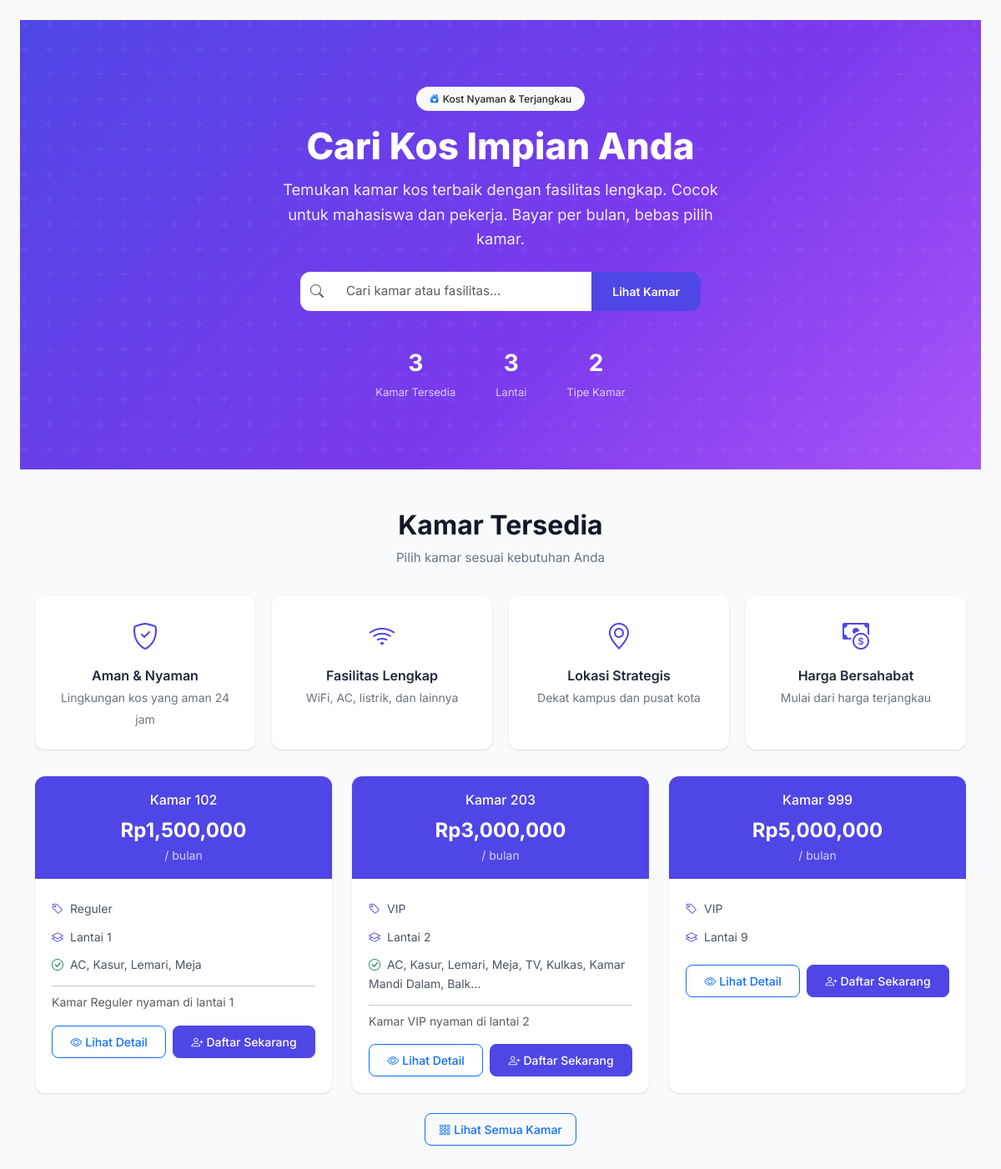
/onboarding/, run on an earlier commit of the app's database.
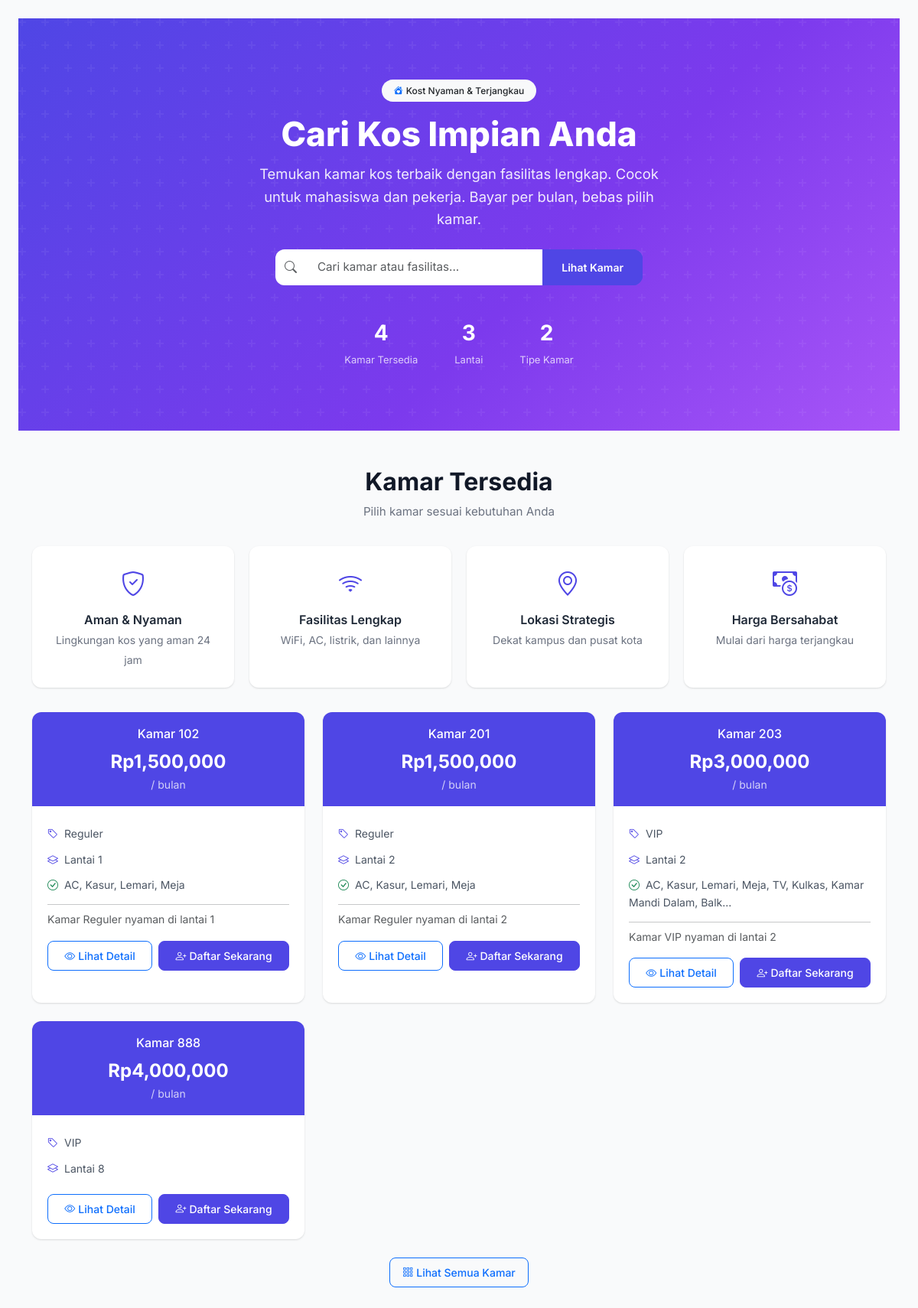
And on a later commit of the database.
### models.py (models this page shows, shortened)
class Room(db.Model):
    __tablename__ = "rooms"
    id = db.Column(db.Integer, primary_key=True)
    nomor_kamar = db.Column(db.String(10), unique=True, nullable=False)
    lantai = db.Column(db.Integer, default=1)
    tipe = db.Column(db.String(50), default="Reguler")
    harga_per_bulan = db.Column(db.Float, nullable=False)
    ukuran = db.Column(db.String(50))
    fasilitas = db.Column(db.Text)
    status = db.Column(db.String(20), default="tersedia")
    deskripsi = db.Column(db.Text)
    created_at = db.Column(db.DateTime, default=datetime.utcnow)
    bookings = db.relationship("Booking", backref="room", lazy="dynamic")
    maintenance_requests = db.relationship("MaintenanceRequest", backref="room", lazy="dynamic")

### routes/onboarding.py (the view)
@onboarding_bp.route("/")
def index():
    rooms = Room.query.filter_by(status="tersedia").order_by(Room.lantai, Room.nomor_kamar).all()
    return render_template("onboarding/index.html", rooms=rooms)

### app.py (called while the page is built)
def create_app():
    app = Flask(__name__)
    app.config.from_object("config.Config")
    db.init_app(app)
    login_manager.init_app(app)
    csrf.init_app(app)
    login_manager.login_view = "auth.login"
    login_manager.login_message = "Silakan login terlebih dahulu."
    from models import User
    @login_manager.user_loader
    def load_user(user_id):
        return User.query.get(int(user_id))
    @app.context_processor
    def inject_now():
        from datetime import datetime
        return {"now": datetime.now()}
    @app.context_processor
    def inject_utility():
        from datetime import date
        return {"date_today": date.today()}
    from routes import register_routes
    register_routes(app)
    with app.app_context():
        db.create_all()
    return app

### templates/onboarding/index.html (shortened to what the changed rows need)
{% extends "base.html" %}
{% block content %}
<div class="hero-section">
    <div class="hero-content">
        <h1>Cari Kos Impian Anda</h1>
        <div class="hero-stats">
            <div class="stat">
                <span class="stat-value">{{ rooms|length }}</span>
                <span class="stat-label">Kamar Tersedia</span>
            </div>
        </div>
    </div>
</div>
<div class="container py-5">
    <div class="section-title">
        <h2>Kamar Tersedia</h2>
    </div>
    {% if rooms %}
    <div class="row g-4">
        {% for room in rooms %}
        <div class="col-sm-6 col-lg-4">
            <div class="room-card card">
                <div class="room-header">
                    <div class="fw-medium mb-1">Kamar {{ room.nomor_kamar }}</div>
                    <div class="room-price">Rp{{ "{:,.0f}".format(room.harga_per_bulan) }}</div>
                    <div class="small opacity-75">/ bulan</div>
                </div>
                <div class="room-body">
                    <ul>
                        <li><i class="bi bi-tag"></i>{{ room.tipe }}</li>
                        <li><i class="bi bi-layers"></i>Lantai {{ room.lantai }}</li>
                        {% if room.fasilitas %}
                        <li><i class="bi bi-check-circle text-success"></i>{{ room.fasilitas[:60] }}{% if room.fasilitas|length > 60 %}...{% endif %}</li>
                        {% endif %}
                    </ul>
                    {% if room.deskripsi %}
                    <hr class="my-2">
                    <p class="small text-muted mb-0">{{ room.deskripsi[:100] }}{% if room.deskripsi|length > 100 %}...{% endif %}</p>
                    {% endif %}
                    <div class="d-flex gap-2 mt-3">
                        <a href="{{ url_for('onboarding.detail_kamar', id=room.id) }}" class="btn btn-outline-primary flex-fill">
                            <i class="bi bi-eye me-1"></i>Lihat Detail
                        </a>
                        <a href="{{ url_for('onboarding.daftar', room_id=room.id) }}" class="btn btn-primary flex-fill">
                            <i class="bi bi-person-plus me-1"></i>Daftar Sekarang
                        </a>
                    </div>
                </div>
            </div>
        </div>
        {% endfor %}
    </div>
    {% else %}
    <div class="empty-state">
        <i class="bi bi-door-closed"></i>
        <h5>Belum ada kamar tersedia</h5>
        <p class="text-muted">Saat ini belum ada kamar kosong. Silakan cek kembali nanti.</p>
    </div>
    {% endif %}
</div>
{% endblock %}

What changed in the data, as far as the page shows it:
removed Room: nomor_kamar "999", harga_per_bulan "5,000,000", tipe "VIP", lantai "9"
now on this page (row edited): Room: nomor_kamar "201", harga_per_bulan "1,500,000", tipe "Reguler", lantai "2", fasilitas "AC, Kasur, Lemari, Meja", deskripsi "Kamar Reguler nyaman di lantai 2"
added Room: nomor_kamar "888", harga_per_bulan "4,000,000", tipe "VIP", lantai "8"
Also different on the page:
{{ rooms|length }}: "3" → "4"
